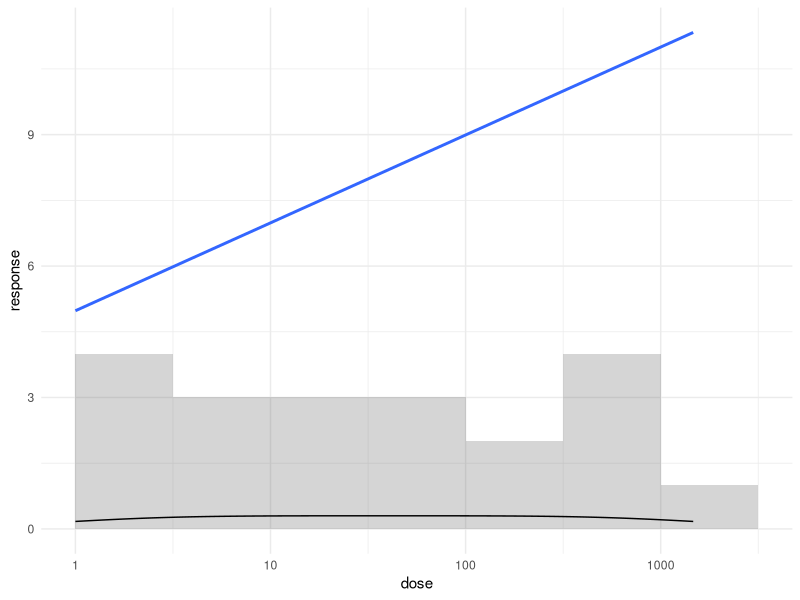

Source code (R): (Note: this script raises an error after producing the figure.)
suppressPackageStartupMessages(library(ggplot2))
suppressPackageStartupMessages(library(jsonlite))
rows <- data.frame(
  dose = c(1,1.47,2.15,3.16,4.64,6.81,10,14.68,21.54,31.62,46.42,68.13,100,146.78,215.44,316.23,464.16,681.29,1000,1467.8),
  response = c(4.8,5.33,5.87,5.8,6.33,6.87,6.8,7.33,7.87,7.8,8.33,8.87,8.8,9.33,9.87,9.8,10.33,10.87,10.8,11.33)
)
p <- ggplot(rows, aes(dose, response)) +
  geom_smooth(method = "lm", se = FALSE) +
  geom_histogram(binwidth = 0.5, boundary = 0, inherit.aes = FALSE, mapping = aes(x = dose, y = after_stat(count)), alpha = 0.25) +
  geom_density(inherit.aes = FALSE, mapping = aes(x = dose, y = after_stat(density))) +
  scale_x_log10() + theme_minimal(base_size = 11)
b <- ggplot_build(p)
summary <- list(
  ggplot2Version = as.character(packageVersion("ggplot2")),
  smooth = b$data[[1]][, intersect(c("x","y","ymin","ymax"), names(b$data[[1]]))],
  histogram = b$data[[2]][, intersect(c("x","xmin","xmax","count","density"), names(b$data[[2]]))],
  density = head(b$data[[3]][, intersect(c("x","density","count","scaled"), names(b$data[[3]]))], 20),
  note = "ggplot2 scale_x_log10 transforms before stat_smooth, stat_bin, and stat_density; x columns are transformed scale-space values."
)
write_json(summary, "artifacts/scale-equivalence/pr3-position-transforms/ggplot2-reference.json", pretty = TRUE, auto_unbox = TRUE, digits = NA)
ggsave("artifacts/scale-equivalence/pr3-position-transforms/ggplot2-reference.png", p, width = 8, height = 5, dpi = 144)
